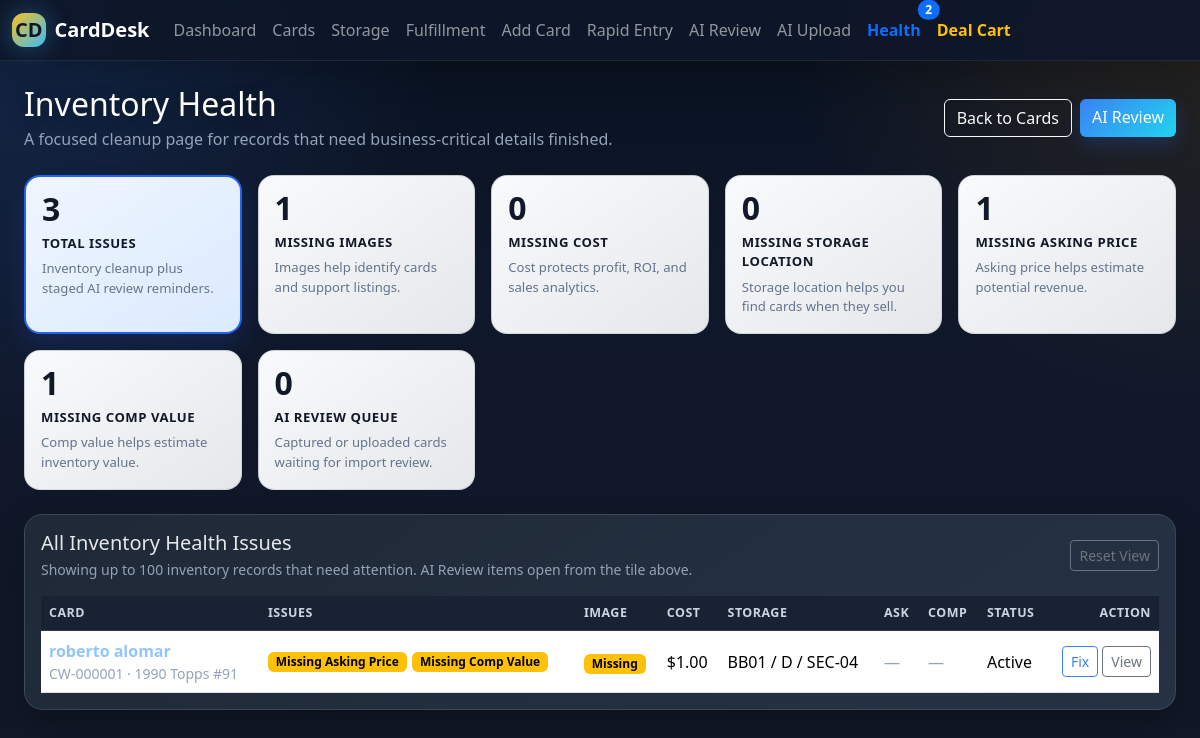
Page /inventory-health on the committed database.
### models.py (models this page shows)
class Card(db.Model):
    id = db.Column(db.Integer, primary_key=True)
    card_code = db.Column(db.String(50), unique=True, nullable=False)
    player_name = db.Column(db.String(100), nullable=False)
    year = db.Column(db.Integer)
    sport = db.Column(db.String(50))
    brand = db.Column(db.String(100))
    set_name = db.Column(db.String(100))
    card_number = db.Column(db.String(50))
    variation = db.Column(db.String(100))
    is_hof = db.Column(db.Boolean, default=False)
    is_rookie = db.Column(db.Boolean, default=False)
    card_type = db.Column(db.String(20), default="Raw")
    grading_company = db.Column(db.String(50))
    actual_grade = db.Column(db.String(20))
    cert_number = db.Column(db.String(100))
    grade_estimate = db.Column(db.String(20))
    quantity = db.Column(db.Integer, default=1)
    purchase_price = db.Column(db.Float)
    estimated_value = db.Column(db.Float)
    asking_price = db.Column(db.Float)
    sold_price = db.Column(db.Float)
    sold_date = db.Column(db.String(20))
    sales_platform = db.Column(db.String(100))
    purchase_date = db.Column(db.String(20))
    acquisition_source = db.Column(db.String(50), default="Existing Inventory")
    acquisition_date = db.Column(db.String(20))
    acquisition_event = db.Column(db.String(150))
    storage_location = db.Column(db.String(200))
    image_filename = db.Column(db.String(200))
    image_back_filename = db.Column(db.String(200))
    notes = db.Column(db.Text)
    status = db.Column(db.String(50), default="Holding")
    collection_type = db.Column(db.String(50), default="Inventory")
    deal_id = db.Column(db.String(100))
    customer_name = db.Column(db.String(150))
    payment_type = db.Column(db.String(50))
    deal_discount_percent = db.Column(db.Float)
    trade_credit = db.Column(db.Float)
    cash_received = db.Column(db.Float)
    deal_notes = db.Column(db.Text)
    fulfillment_status = db.Column(db.String(50), default="In Storage")
    shipping_carrier = db.Column(db.String(50))
    tracking_number = db.Column(db.String(100))
    shipping_cost = db.Column(db.Float)
    shipped_date = db.Column(db.String(20))
    shipping_notes = db.Column(db.Text)
    created_at = db.Column(db.DateTime, server_default=db.func.now())

### modules/storage_routes.py (the view, shortened to what this page needs)
    @app.route("/inventory-health")
    def inventory_health():
        issue_filter = request.args.get("issue", "all")
        base_query = Card.query
        active_inventory_query = Card.query.filter(Card.status != "Sold").filter(Card.collection_type == "Inventory")
        non_sold_query = Card.query.filter(
            db.or_(
                Card.status.is_(None),
                db.func.trim(Card.status) == "",
                Card.status != "Sold",
            )
        )
        missing_image_query = non_sold_query.filter(
            db.or_(
                Card.image_filename.is_(None),
                db.func.trim(Card.image_filename) == "",
            )
        )
        missing_image_count = missing_image_query.count()
        issue_definitions = [
            {
                "key": "cost",
                "label": "Missing Cost",
                "description": "Cost protects profit, ROI, and sales analytics.",
                "count": base_query.filter(Card.purchase_price.is_(None)).count(),
            },
            {
                "key": "storage",
                "label": "Missing Storage Location",
                "description": "Storage location helps you find cards when they sell.",
                "count": active_inventory_query.filter(
                    db.or_(
                        Card.storage_location.is_(None),
                        db.func.trim(Card.storage_location) == "",
                    )
                ).count(),
            },
            {
                "key": "asking",
                "label": "Missing Asking Price",
                "description": "Asking price helps estimate potential revenue.",
                "count": active_inventory_query.filter(
                    db.or_(
                        Card.asking_price.is_(None),
                        Card.asking_price == 0,
                    )
                ).count(),
            },
            {
                "key": "value",
                "label": "Missing Comp Value",
                "description": "Comp value helps estimate inventory value.",
                "count": active_inventory_query.filter(
                    db.or_(
                        Card.estimated_value.is_(None),
                        Card.estimated_value == 0,
                    )
                ).count(),
            },
            {
                "key": "image",
                "label": "Missing Images",
                "description": "Images help identify cards and support listings.",
                "count": missing_image_count,
            },
            {
                "key": "ai_review",
                "label": "AI Review Queue",
                "description": "Captured or uploaded cards waiting for import review.",
                "count": CardImportStaging.query.filter(
                    CardImportStaging.ai_status.in_(["Pending Review", "Needs Manual Review"])
                ).count(),
                "external_url": url_for("ai_import_review"),
            },
        ]
        if issue_filter == "cost":
            cards_query = base_query.filter(Card.purchase_price.is_(None))
            current_label = "Missing Cost"
        elif issue_filter == "image":
            cards_query = missing_image_query
            current_label = "Missing Images"
        elif issue_filter == "ai_review":
            return redirect(url_for("ai_import_review"))
        else:
            issue_filter = "all"
            cards_query = base_query.filter(
                db.or_(
                    Card.purchase_price.is_(None),
                    db.and_(
                        Card.status != "Sold",
                        Card.collection_type == "Inventory",
                        db.or_(
                            Card.storage_location.is_(None),
                            db.func.trim(Card.storage_location) == "",
                            Card.asking_price.is_(None),
                            Card.asking_price == 0,
                            Card.estimated_value.is_(None),
                            Card.estimated_value == 0,
                        )
                    ),
                    db.and_(
                        db.or_(
                            Card.status.is_(None),
                            db.func.trim(Card.status) == "",
                            Card.status != "Sold",
                        ),
                        db.or_(
                            Card.image_filename.is_(None),
                            db.func.trim(Card.image_filename) == "",
                        )
                    )
                )
            )
            current_label = "All Inventory Health Issues"
        cards_needing_attention = cards_query.order_by(Card.id.desc()).limit(100).all()
        card_issue_map = {
            card.id: describe_inventory_health_issues(card)
            for card in cards_needing_attention
        }
        summary = get_inventory_health_summary()
        summary["missing_image_count"] = missing_image_count
        summary["health_issue_count"] = (
            summary.get("missing_cost_count", 0)
            + summary.get("missing_storage_count", 0)
            + summary.get("missing_asking_price_count", 0)
            + summary.get("missing_estimated_value_count", 0)
            + missing_image_count
            + summary.get("ai_review_count", 0)
        )
        return render_template(
            "inventory_health.html",
            issue_definitions=issue_definitions,
            cards_needing_attention=cards_needing_attention,
            card_issue_map=card_issue_map,
            issue_filter=issue_filter,
            current_label=current_label,
            summary=summary,
            missing_image_count=missing_image_count,
        )

### templates/inventory_health.html (shortened to what this page needs)
{% extends "base.html" %}
{% block content %}
<div class="d-flex flex-wrap justify-content-between align-items-center gap-2 mb-4 cw-page-title">
    <div>
        <h1 class="h2 mb-1">Inventory Health</h1>
        <p class="text-muted mb-0">A focused cleanup page for records that need business-critical details finished.</p>
    </div>
    <div class="d-flex flex-wrap gap-2">
        <a class="btn btn-outline-light" href="{{ url_for('cards') }}">Back to Cards</a>
        <a class="btn btn-primary" href="{{ url_for('ai_import_review') }}">AI Review</a>
    </div>
</div>
<div class="health-summary-grid mb-4">
    <a class="health-tile {% if issue_filter == 'all' %}active{% endif %}" href="{{ url_for('inventory_health') }}">
        <div class="health-count">{{ summary.health_issue_count }}</div>
        <div class="health-label">Total Issues</div>
        <div class="health-description">Inventory cleanup plus staged AI review reminders.</div>
    </a>
    <a class="health-tile {% if issue_filter == 'image' %}active{% endif %}"
       href="{{ url_for('inventory_health', issue='image') }}">
        <div class="health-count">{{ summary.missing_image_count or 0 }}</div>
        <div class="health-label">Missing Images</div>
        <div class="health-description">Images help identify cards and support listings.</div>
    </a>
    {% for item in issue_definitions %}
        {% if item.key != 'image' %}
            <a class="health-tile {% if issue_filter == item.key %}active{% endif %}" href="{{ item.external_url if item.external_url is defined else url_for('inventory_health', issue=item.key) }}">
                <div class="health-count">{{ item.count }}</div>
                <div class="health-label">{{ item.label }}</div>
                <div class="health-description">{{ item.description }}</div>
            </a>
        {% endif %}
    {% endfor %}
</div>
<div class="card page-card">
    <div class="card-body">
        <div class="d-flex flex-wrap justify-content-between align-items-center gap-2 mb-3">
            <div>
                <h5 class="mb-1">{{ current_label }}</h5>
                <div class="text-muted small">Showing up to 100 inventory records that need attention. AI Review items open from the tile above.</div>
            </div>
            <a class="btn btn-sm btn-outline-secondary" href="{{ url_for('inventory_health') }}">Reset View</a>
        </div>
        {% if cards_needing_attention %}
            <div class="table-responsive">
                <table class="table table-hover align-middle mb-0">
                    <thead class="table-light">
                        <tr>
                            <th>Card</th>
                            <th>Issues</th>
                            <th>Image</th>
                            <th>Cost</th>
                            <th>Storage</th>
                            <th>Ask</th>
                            <th>Comp</th>
                            <th>Status</th>
                            <th class="text-end">Action</th>
                        </tr>
                    </thead>
                    <tbody>
                        {% for card in cards_needing_attention %}
                            <tr>
                                <td>
                                    <div class="fw-bold">
                                        <a class="text-decoration-none" href="{{ url_for('card_detail', card_id=card.id) }}">{{ card.player_name or 'Unknown Player' }}</a>
                                    </div>
                                    <div class="small text-muted">{{ card.card_code }} · {{ card.year or '' }} {{ card.brand or '' }} {% if card.card_number %}#{{ card.card_number }}{% endif %}</div>
                                </td>
                                <td>
                                    <div class="health-issue-badges">
                                        {% for issue in card_issue_map.get(card.id, []) %}
                                            <span class="badge text-bg-warning">{{ issue }}</span>
                                        {% endfor %}
                                    </div>
                                </td>
                                <td>
                                    {% if card.image_filename %}
                                        <img class="health-thumb" src="{{ url_for('static', filename='uploads/' ~ card.image_filename) }}" alt="{{ card.player_name or 'Card' }} image">
                                    {% else %}
                                        <span class="badge text-bg-warning">Missing</span>
                                    {% endif %}
                                </td>
                                <td>{% if card.purchase_price is not none %}${{ "%.2f"|format(card.purchase_price or 0) }}{% else %}<span class="badge text-bg-danger">Missing</span>{% endif %}</td>
                                <td>{% if card.storage_location %}{{ card.storage_location }}{% else %}<span class="badge text-bg-warning">Missing</span>{% endif %}</td>
                                <td>{% if card.asking_price %}${{ "%.2f"|format(card.asking_price or 0) }}{% else %}<span class="text-muted">—</span>{% endif %}</td>
                                <td>{% if card.estimated_value %}${{ "%.2f"|format(card.estimated_value or 0) }}{% else %}<span class="text-muted">—</span>{% endif %}</td>
                                <td>{{ card.status or '—' }}</td>
                                <td class="text-end">
                                    <a class="btn btn-sm btn-outline-primary" href="{{ url_for('edit_card', card_id=card.id) }}">Fix</a>
                                    <a class="btn btn-sm btn-outline-secondary" href="{{ url_for('card_detail', card_id=card.id) }}">View</a>
                                </td>
                            </tr>
                        {% endfor %}
                    </tbody>
                </table>
            </div>
        {% else %}
            <div class="text-center text-muted py-5">
                No inventory health issues in this view.
            </div>
        {% endif %}
    </div>
</div>
{% endblock %}

### rows in the picture
Card: player_name "roberto alomar", card_code "CW-000001", year "1990", brand "Topps", card_number "91", issue "Missing Asking Price" "Missing Comp Value", purchase_price "1.00", storage_location "BB01 / D / SEC-04", status "Active"

### other values in the picture
{{ health_issue_count }} "2"
{{ summary.health_issue_count }} "3"
{{ summary.missing_image_count or 0 }} "1"
{{ item.count }} "0" "0" "1" "1" "0"
{{ item.label }} "MISSING COST" "MISSING STORAGE LOCATION" "MISSING ASKING PRICE" "MISSING COMP VALUE" "AI REVIEW QUEUE"
{{ item.description }} "Cost protects profit, ROI, and sales analytics." "Storage location helps you find cards when they sell." "Asking price helps estimate potential revenue." "Comp value helps estimate inventory value." "Captured or uploaded cards waiting for import review."
{{ current_label }} "All Inventory Health Issues"
